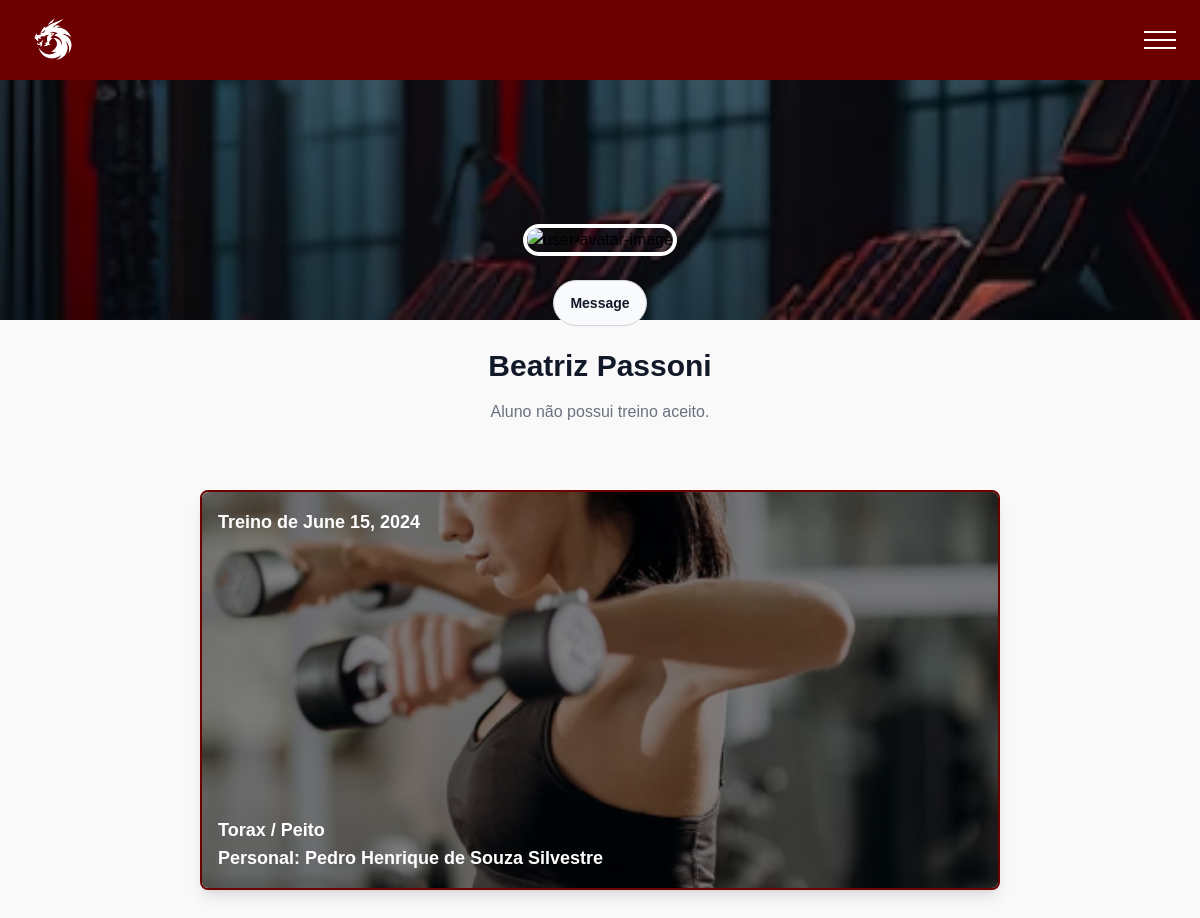
The app's page /user/aluno-profile/2/, older data.
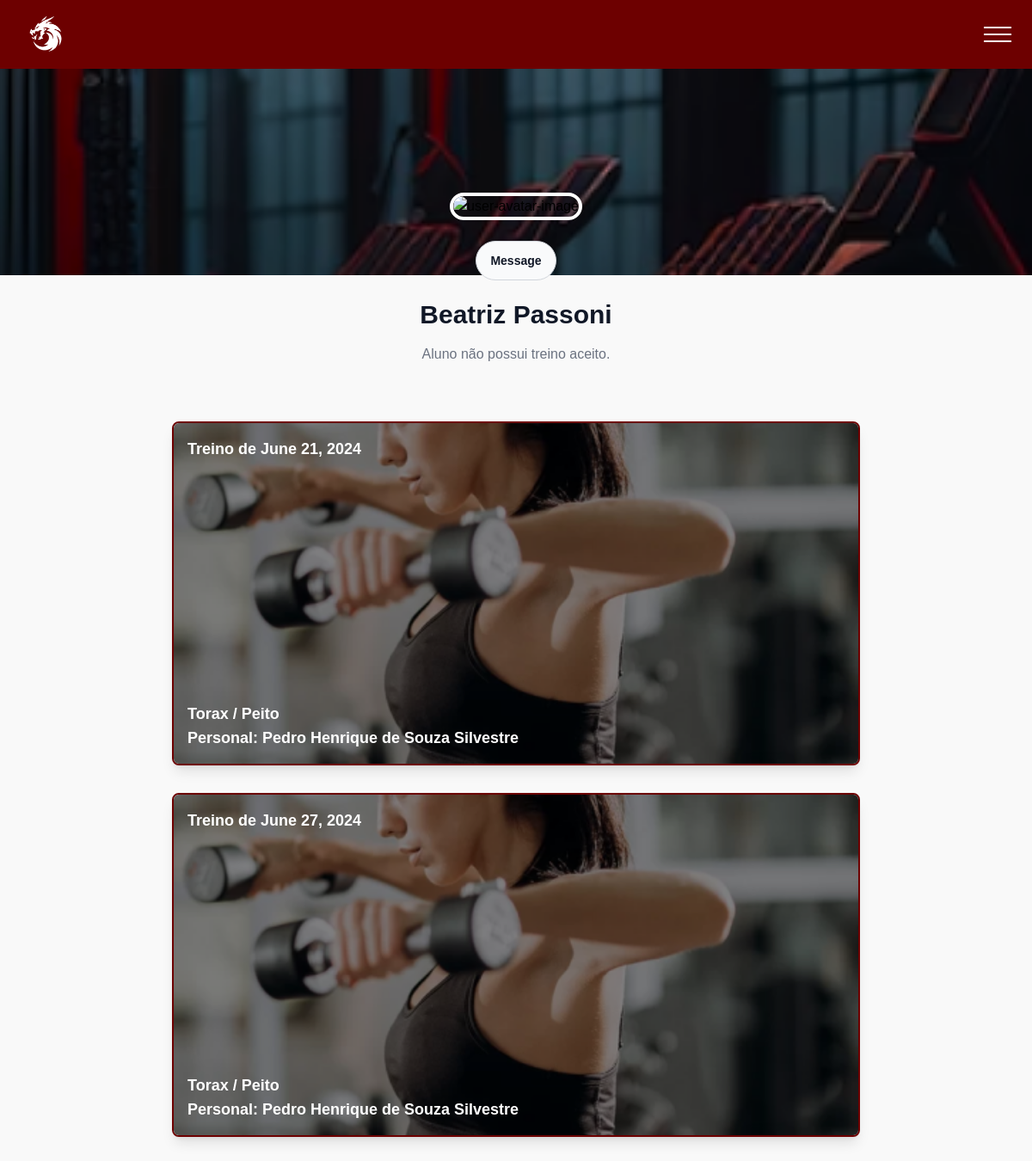
The same page, newer data.
### user/models.py (models this page shows, shortened)
class CustomUser(AbstractUser):
    nome = models.CharField(max_length=100, null=True)
    email = models.EmailField(unique=True)
    telefone = models.CharField(max_length=11, null=True)
    cpf = models.CharField(max_length=11, null=True)
    endereco = models.CharField(max_length=200, null=True)
    groups = models.ManyToManyField(
    Group,
    related_name='customuser_set',
    blank=True,
    help_text=(
        'The groups this user belongs to. A user will get all permissions '
        'granted to each of their groups.'
    ),
    related_query_name='customuser',
    )
    user_permissions = models.ManyToManyField(
    Permission,
    related_name='customuser_set',
    blank=True,
    help_text='Specific permissions for this user.',
    related_query_name='customuser',
    )

### treino/models.py (models this page shows, shortened)
class Treino(models.Model):
    aluno = models.ForeignKey(Aluno, on_delete=models.CASCADE)
    personal = models.ForeignKey(CustomUser,null=True ,on_delete=models.CASCADE)
    data = models.DateField()
    concluido = models.BooleanField(default=False)
    aceitou = models.BooleanField(default=False, null=True)

### user/views.py (the view)
# urls.py: path('aluno-profile/<int:id>/', views.aluno_profile, name='aluno-profile'),
def aluno_profile(request, id):
    aluno_user = CustomUser.objects.filter(id=id).first()
    aluno = get_object_or_404(Aluno, user=aluno_user)
    return render(request, "aluno_profile.html", context={
            "aluno" : f"{aluno.user.nome}",
            "treinos" : Treino.objects.filter(aluno=aluno, concluido=False, aceitou=True),
            "treino_pendente" : Treino.objects.filter(aluno=aluno, concluido=False, aceitou=False).count()
        })

### TEMPLATES/aluno_profile.html (shortened to what this page needs)
{% load static %}
<!DOCTYPE html>
<html lang="en">
<head>
</head>
<body>
    <header class="bg-[#6D0000] flex justify-between items-center px-6 py-4">
        <div>
            <img src="{% static 'images/logoLogin.png' %}" alt="Logo" class="h-12">
        </div>
        <div class="space-y-1.5">
            <div class="w-8 h-0.5 bg-white"></div>
            <div class="w-8 h-0.5 bg-white"></div>
            <div class="w-8 h-0.5 bg-white"></div>
        </div>
    </header>
    <section class="relative pt-0 pb-24">
        <img src="{% static 'images/backgroundLogo.png' %}" alt="cover-image" class="w-full h-60 absolute top-0 left-0 z-0 object-cover object-center">
        <div class="w-full max-w-7xl mx-auto px-6 md:px-8 relative z-10 pt-36">
            <div class="flex items-center justify-center mb-6">
                <img src="https://pagedone.io/asset/uploads/1705471668.png" alt="user-avatar-image" class="border-4 border-solid border-white rounded-full">
            </div>
            <div class="flex flex-col sm:flex-row sm:gap-5 items-center justify-center mb-5">
                <div class="flex items-center gap-4">
                    <button
                        class="rounded-full border border-solid border-gray-300 bg-gray-50 py-3 px-4 text-sm font-semibold text-gray-900 shadow-sm shadow-transparent transition-all duration-500 hover:shadow-gray-50 hover:bg-gray-100 hover:border-gray-300">Message</button>
                </div>
            </div>
            <h3 class="text-center font-manrope font-bold text-3xl leading-10 text-gray-900 mb-3">{{ aluno }}</h3>
            {% if treino_pendente > 0%}
                <p class="font-normal text-base leading-7 text-gray-500 text-center mb-8">Aluno não possui treino aceito.</p>
            {%else%}
                <p class="font-normal text-base leading-7 text-gray-500 text-center mb-8">Treinos de {{aluno}}</p>
            {%endif%}
        </div>
        <div class="max-w-4xl mx-auto py-8">
            <div class="grid gap-8 justify-items-center">
                {% for treino in treinos %}
                <div class="bg-white rounded-lg shadow-lg overflow-hidden relative border-2" style="height: 25rem; width: 50rem; border-color: #6D0000;">
                    <img src="{% static 'images/elevacao-lateral.png' %}" class="w-full h-full object-cover">
                    <div class="absolute inset-0 bg-black bg-opacity-50 p-4 flex flex-col justify-between">
                        <a href="{% url 'detalhe-treino' treino.id %}"><h2 class="text-lg font-bold text-white">Treino de {{ treino.data }}</h2></a>
                        <div>
                            <h2 class="text-lg font-bold text-white">Torax / Peito</h2>
                            <h2 class="text-lg font-bold text-white">Personal: {{treino.personal.nome}}</h2>
                        </div>
                    </div>
                </div>
                {% endfor %}
            </div>
        </div>
    </section>
<script src="https://cdn.tailwindcss.com"></script>
</body>
</html>

### TEMPLATES/aluno_profile.html (style rules this page uses)
body { font-family: Arial, sans-serif; margin: 0; background-color: #f9f9f9; }
header { text-align: center; margin-bottom: 0; }
h1, h2, h3 { color: #333; }

Row changes from the older to the newer data that the page shows:
no longer on this page (row edited): Treino: data "June 15, 2024", personal.nome "Pedro Henrique de Souza Silvestre"
now on this page (row edited): Treino: data "June 21, 2024", personal.nome "Pedro Henrique de Souza Silvestre"
added Treino: data "June 27, 2024", personal.nome "Pedro Henrique de Souza Silvestre"
